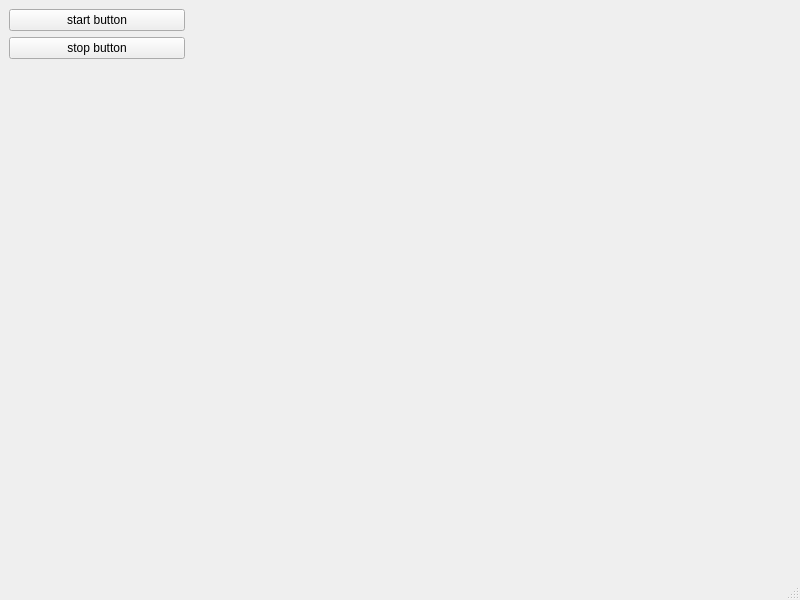
<?xml version="1.0" encoding="UTF-8"?>
<ui version="4.0">
 <class>MainWindow</class>
 <widget class="QMainWindow" name="MainWindow">
  <property name="geometry">
   <rect>
    <x>0</x>
    <y>0</y>
    <width>800</width>
    <height>600</height>
   </rect>
  </property>
  <property name="windowTitle">
   <string>MainWindow</string>
  </property>
  <widget class="QWidget" name="centralwidget">
   <layout class="QHBoxLayout" name="horizontalLayout">
    <item>
     <layout class="QVBoxLayout" name="verticalLayout">
      <item>
       <widget class="QPushButton" name="buttonStart">
        <property name="text">
         <string>start button</string>
        </property>
       </widget>
      </item>
      <item>
       <widget class="QPushButton" name="buttonStop">
        <property name="text">
         <string>stop button</string>
        </property>
       </widget>
      </item>
      <item>
       <widget class="QWidget" name="widget" native="true"/>
      </item>
      <item>
       <spacer name="verticalSpacer">
        <property name="orientation">
         <enum>Qt::Vertical</enum>
        </property>
        <property name="sizeHint" stdset="0">
         <size>
          <width>20</width>
          <height>40</height>
         </size>
        </property>
       </spacer>
      </item>
     </layout>
    </item>
    <item>
     <widget class="DrawWidget" name="separationDrawer" native="true">
      <property name="sizePolicy">
       <sizepolicy hsizetype="Minimum" vsizetype="Minimum">
        <horstretch>0</horstretch>
        <verstretch>0</verstretch>
       </sizepolicy>
      </property>
      <property name="minimumSize">
       <size>
        <width>600</width>
        <height>400</height>
       </size>
      </property>
     </widget>
    </item>
   </layout>
  </widget>
  <widget class="QMenuBar" name="menubar">
   <property name="geometry">
    <rect>
     <x>0</x>
     <y>0</y>
     <width>800</width>
     <height>22</height>
    </rect>
   </property>
  </widget>
  <widget class="QStatusBar" name="statusbar"/>
 </widget>
 <customwidgets>
  <customwidget>
   <class>DrawWidget</class>
   <extends>QWidget</extends>
   <header>drawwidget.h</header>
   <container>1</container>
  </customwidget>
 </customwidgets>
 <resources/>
 <connections/>
</ui>
